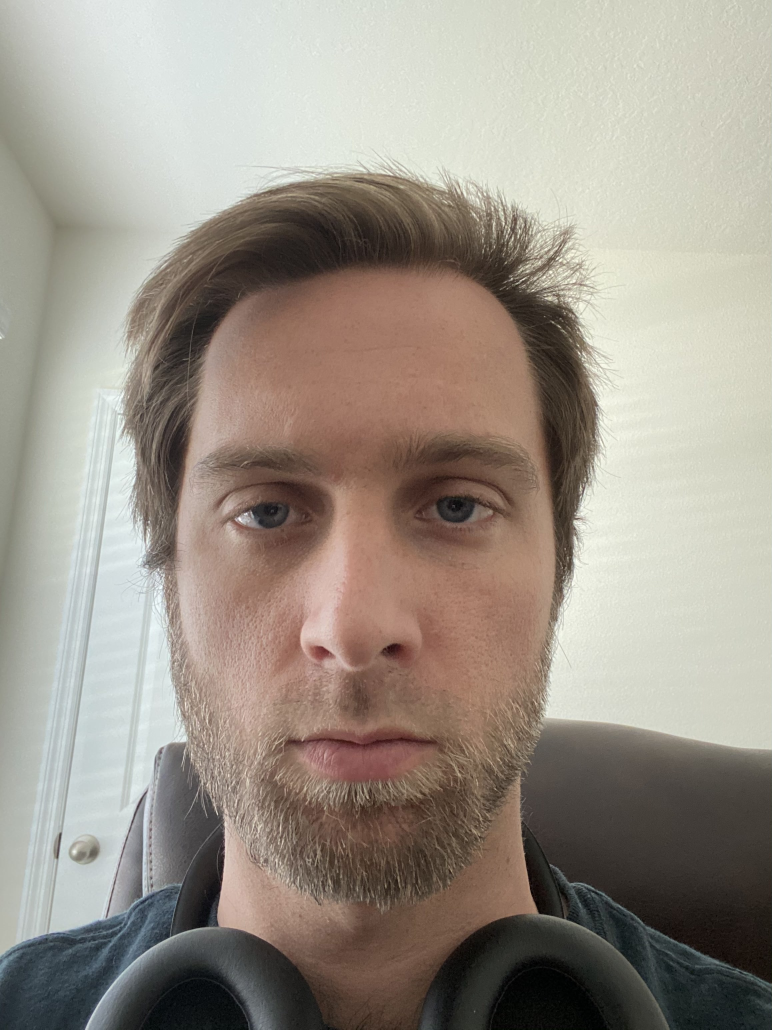
#> input picture test.jpg, 2316 x 3088 px, given as the content of the folder ../data/me_random, which was not available (shown at 1/3 size)
$ jupyter execute --allow-errors FaceExtraction.ipynb   (shell and % lines are left out)   (text cells are left out)
#> lines starting #> are read from the running program, lines starting #| are printed output that depends on the picture; pictures that were not available may be replaced by others from this repository, and a replacement may not be noted
[cell 1]
import numpy as np
import cv2
import matplotlib.pyplot as plt
from glob import glob
import pandas as pd
from PIL import Image

[cell 2]
haar = cv2.CascadeClassifier('../data/haarcascade_frontalface_default.xml')

'''
    Takes root image path and extracts all the faces
    from the images in the directory. Then takes the
    processed faces and puts them in the processed_images
    folder in the same directory
'''
def get_faces(image_path):
#> called with image_path = '../data/me_random'
    images_path = glob(f"{image_path}/*")
    image_name = 1
    images_with_face = 0
    images_without_face = 0
    total_images = 0
    print(f"Attempting to process {len(images_path)} images")

    for path in images_path:
        #print(f"Processing {path}")
        if not 'jpg' in path.lower() and not 'png' in path.lower():
            print(f"Skipped {path}")
            continue

        image = cv2.imread(path)
#> image is the input picture: shape (3088, 2316, 3); mean B, G, R 136.7, 147.2, 155.6
        gray = cv2.cvtColor(image, cv2.COLOR_BGR2GRAY)
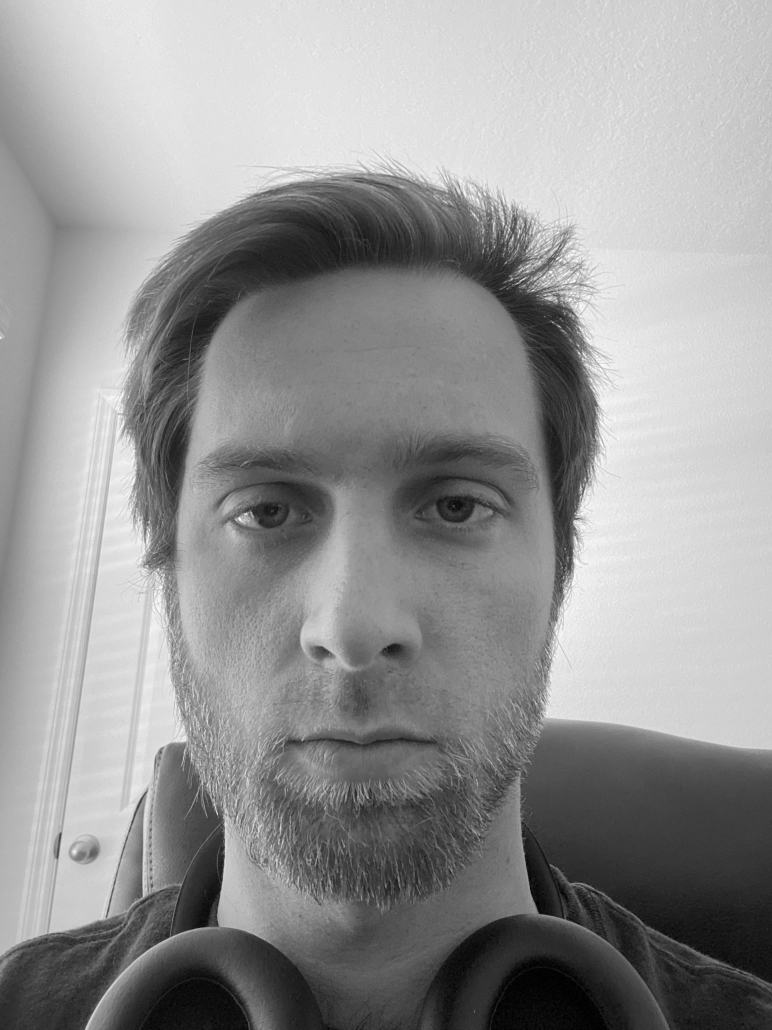
#> gray: shape (3088, 2316) (shown at 1/3 size); min 0, max 255, mean 148.5
        faces = haar.detectMultiScale(gray, 2,2)
#> faces = [[305, 916, 1536, 1536]]
        #print(f"{len(faces)} faces found")
        total_images += 1
        if len(faces) > 0:
            #print(f"Writing {image_path}/processed_images/{image_name}.png with first face")
            x,y,h,w = faces[0]
#> x = 305; y = 916; h = 1536; w = 1536
            cv2.rectangle(image, (x,y),(x+w,y+h),(0,255,0),5)
            cropped_image = image[y:y+h,x:x+w]
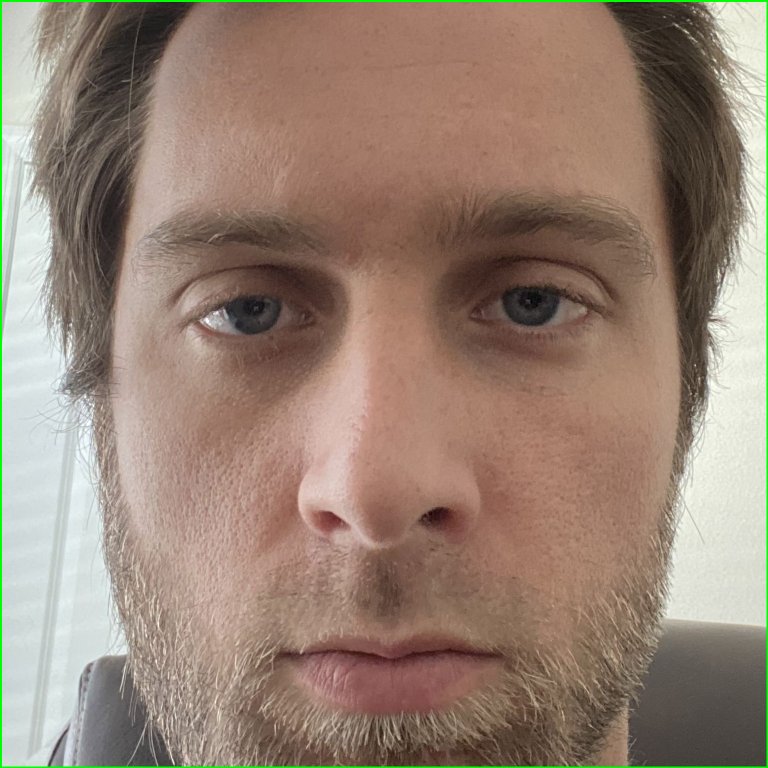
#> cropped_image: shape (1536, 1536, 3) (shown at 1/2 size); mean B, G, R 116.1, 131, 151.1
            cv2.imwrite(f"{image_path}/processed_images/{image_name}.png", cropped_image)
            images_with_face += 1
            image_name += 1
        else:
            images_without_face += 1
    print(f"Total images processed {total_images} Images with faces {images_with_face} Images without faces {images_without_face}")

[cell 3]
'''
    Takes root image path and plots all the
    processed images in the folder
'''
def plot_processed_images(image_path):
    processed_images = glob(f"{image_path}/processed_images/*")
    plt.figure(figsize=(15,6))
    plt.subplot(1,len(processed_images),1)
    current_image = 1
    for path in processed_images:
        plt.title(path.split('/')[-1])
        image = cv2.imread(path)
        plt.imshow(image)
        plt.subplot(1,len(processed_images),current_image)
        current_image += 1
    plt.show()

[cell 4]
# Process random images
image_path = '../data/me_random'
get_faces(image_path)
#> (the rest of this cell did not finish here and is left out)

[cell 5]
def face_detect(image):
    gray = cv2.cvtColor(frame, cv2.COLOR_BGR2GRAY)
    faces = haar.detectMultiScale(gray, 2,2)

    for x,y,w,h in faces:
        cv2.rectangle(image, (x,y), (x+w,y+h),(0, 255,255),10)

    return image

[cell 6]
# Extract images from calibration video frames
def extract_images_from_video(video_path):
    cap = cv2.VideoCapture(video_path)

    frames = 0
    while True:
        ret,frame = cap.read()
        if ret == False:
            print(f"Processed {frames} frames")
            break

        frame = face_detect(frame)
        cv2.imwrite(f"../data/calibration_images/{frames}.png", frame)
        frames += 1

    cap.release()

[cell 7]
#extract_images_from_video('../data/calibration.mp4')

[cell 8]
# Process calibration video images
image_path = '../data/calibration_images'
get_faces(image_path)

#> (a cell that did not finish here is left out)


[cell 10]
def get_image_size(path):
    image = Image.open(path)
    return image.size[0]

[cell 11]
# Preprocess calibration images
calibration_images = glob('../data/calibration_images/processed_images/*')

#> (a cell that did not finish here is left out)

[cell 13]
# Resize images with pandas
df = pd.DataFrame(data=calibration_images,columns=['path'])
df.shape

[cell 14]
df['size'] = df['path'].apply(get_image_size)
df.head()

[cell 15]
df.describe()

#> (a cell that did not finish here is left out)

[cell 17]
plt.hist(df['size'],bins=5)
plt.show()
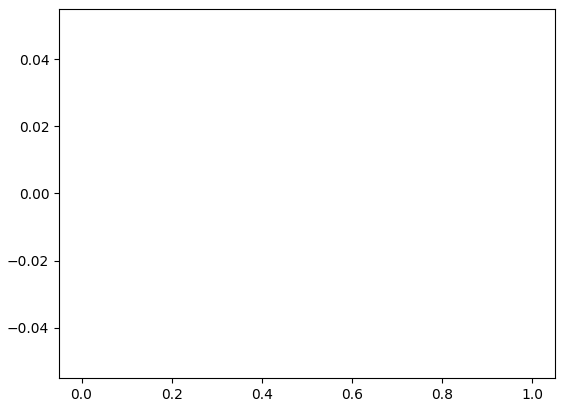
#> figure drawn by matplotlib, 1 panel
